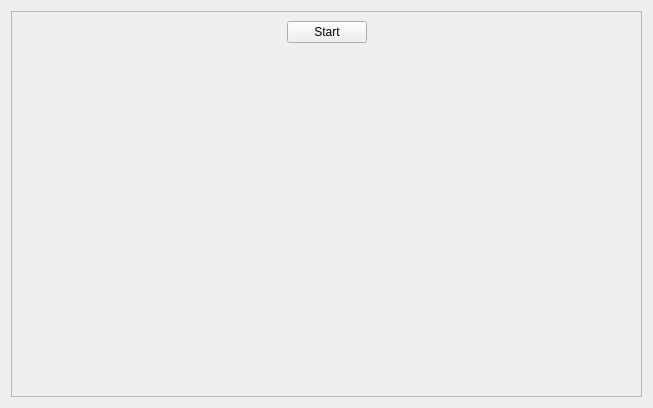
<?xml version="1.0" encoding="UTF-8"?>
<ui version="4.0">
 <class>Form</class>
 <widget class="QWidget" name="Form">
  <property name="geometry">
   <rect>
    <x>0</x>
    <y>0</y>
    <width>653</width>
    <height>408</height>
   </rect>
  </property>
  <property name="windowTitle">
   <string>Form</string>
  </property>
  <layout class="QVBoxLayout" name="verticalLayout_3">
   <item>
    <widget class="QScrollArea" name="scrollArea">
     <property name="widgetResizable">
      <bool>true</bool>
     </property>
     <widget class="QWidget" name="scrollAreaWidgetContents">
      <property name="geometry">
       <rect>
        <x>0</x>
        <y>0</y>
        <width>633</width>
        <height>388</height>
       </rect>
      </property>
      <layout class="QVBoxLayout" name="verticalLayout_2">
       <item>
        <layout class="QVBoxLayout" name="verticalLayout">
         <item>
          <layout class="QHBoxLayout" name="horizontalLayout">
           <item>
            <spacer name="horizontalSpacer">
             <property name="orientation">
              <enum>Qt::Horizontal</enum>
             </property>
             <property name="sizeHint" stdset="0">
              <size>
               <width>40</width>
               <height>20</height>
              </size>
             </property>
            </spacer>
           </item>
           <item>
            <widget class="QPushButton" name="start_button">
             <property name="text">
              <string>Start</string>
             </property>
            </widget>
           </item>
           <item>
            <spacer name="horizontalSpacer_2">
             <property name="orientation">
              <enum>Qt::Horizontal</enum>
             </property>
             <property name="sizeHint" stdset="0">
              <size>
               <width>40</width>
               <height>20</height>
              </size>
             </property>
            </spacer>
           </item>
          </layout>
         </item>
         <item>
          <spacer name="verticalSpacer">
           <property name="orientation">
            <enum>Qt::Vertical</enum>
           </property>
           <property name="sizeHint" stdset="0">
            <size>
             <width>20</width>
             <height>40</height>
            </size>
           </property>
          </spacer>
         </item>
         <item>
          <layout class="QGridLayout" name="grid_layout">
           <property name="horizontalSpacing">
            <number>20</number>
           </property>
          </layout>
         </item>
        </layout>
       </item>
      </layout>
     </widget>
    </widget>
   </item>
  </layout>
 </widget>
 <resources/>
 <connections/>
</ui>
